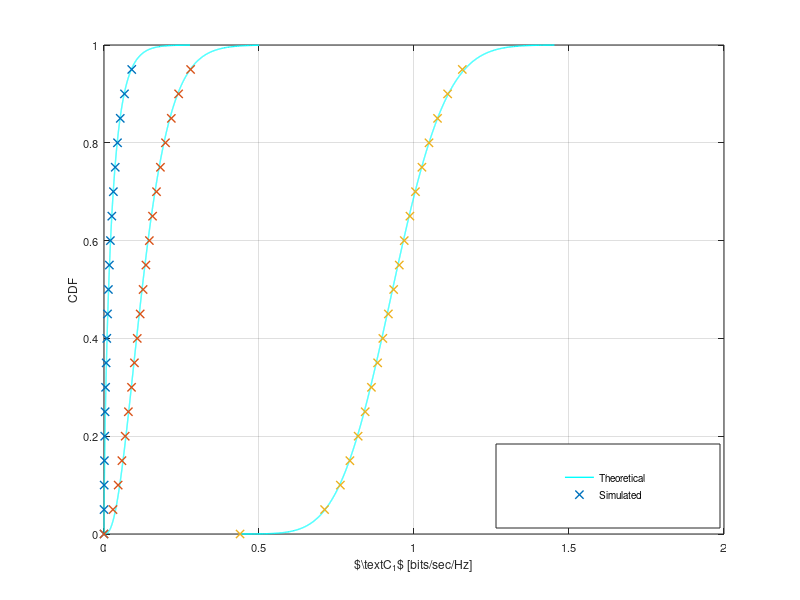

This figure's MATLAB source: (Note: this script raises an error after producing the figure.)
%% This matlab script validates analytical expression for pdf C_0 charterized using
%% Gamma approximation for different value of SNR_s

clear all;
close all;

analysis = 0;                                           % Enable it for performing a complete new analysis
                                                        % otherwise a mat file is read 

if analysis
        M = 1e4;                                                % Number of realizations
        snr_s = 10.^([-10 0 10]/10);                            % received snr for the channel g_s  
        snr_p2 = 10.^([10]/10);                                 % snr for the channel g_p2  
        K = 1000;                                               % Number of samples used for energy detection 
        noise_power = 10^(-100/10);                             % Noise power at SR 
        E_s = 1;                                                % Pilot Energy 
        N_s = 10;                                               % Number of Pilot Symobols 
        sigma_est_error = noise_power/N_s;                      % Variance of the Estimation error for h_s 
        dof_s = 1;                                              % Degree of freedom = 1
        g_s_hat = zeros(1,M);                                   % Estimated power gain for the channel g_s        
        snr_p_ = zeros(1,M);                                    % snr_p_prime = 1 + snr_p  
        CDF_C1_sim = zeros(length(snr_s), length(snr_p2), M);   % Buffer to store the simulated CDF values 
        CDF_C1_ana = zeros(length(snr_s),length(snr_p2), M);    % Buffer to store the analytic CDF values 
       
        C1_pts = zeros(length(snr_s),length(snr_p2), M);         % Buffer to store the C1 points for the distribution function
        
        for k = 1:length(snr_s)
            for l = 1:length(snr_p2)
                %% Simulation
                %% g_hat_s is supposed to be non-central chi squared distributed with degree of freedom = 1 
                g_s = snr_s(k) * noise_power;        % Power gain for the channel g_s    
                tran_snr_ST = snr_s(k) / g_s;        % Transmitted SNR = Transmitted power at PT/Noise at SR  = received SNR / g_s            
                for i=1:M
                    g_s_hat(i) = sum(normrnd(sqrt(g_s), sqrt(sigma_est_error), 1, dof_s).^2);
                    snr_p_(i) = mean((sqrt(snr_p2(l)) * ones(1, K)...
                    + random('norm', 0, 1, 1, K)).^2);
                end

                %% density of the SNR_s
                lambda_s = dof_s *  g_s / sigma_est_error;
                snr_s_hat = tran_snr_ST * (g_s_hat);                
                mean_ana_s = sigma_est_error * tran_snr_ST * (dof_s + lambda_s);
                var_ana_s = (sigma_est_error)^2 * tran_snr_ST^2 * (2 * dof_s + 4 * lambda_s);
                mean_sim_s = mean(snr_s_hat);
                var_sim_s = var(snr_s_hat);        

                %% Gammma Approximation 
                b_gamma_s = var_ana_s/mean_ana_s;
                a_gamma_s = mean_ana_s/b_gamma_s;


                %% density for SNR_p_
                mean_ana_p_ = ( 1  + snr_p2(l));
                var_ana_p_ = 1/K * ( 2  + 4 * snr_p2(l));
                mean_sim_p_ = mean(snr_p_);
                var_sim_p_ = var(snr_p_);    

                b_gamma_p_ = var_ana_p_/mean_sim_p_;
                a_gamma_p_ = mean_sim_p_/b_gamma_p_;    

                %% CDF of Capacity C_1 = log2(1 + SNR_s)         

                C_1 = log2(1  + snr_s_hat./snr_p_);
                [CDF_C1_temp, C1_pts(k,l,:),~,~,eid] = cdfcalc(C_1);
                CDF_C1_sim(k,l,:) = CDF_C1_temp(1:M);

                for j=1:M
                    func_C1 = @(t) log(2) * exp(log(2.^t)  + (a_gamma_s - 1) .* log(2.^t - 1)...
                    - (a_gamma_s + a_gamma_p_) * log(1/b_gamma_p_ + (2.^t - 1)/b_gamma_s)...
                    + gammaln(a_gamma_p_ + a_gamma_s) - gammaln(a_gamma_p_) - gammaln(a_gamma_s)...
                    - a_gamma_p_ * log(b_gamma_p_) - a_gamma_s * log(b_gamma_s));
                    CDF_C1_ana(k,l,j) = integral(func_C1, 0, C1_pts(k,l,j));
                end
            end
        end        
        save('results_CDF_C1_diff_SNR_s_SNR_p2_10.mat');
end
load('results_CDF_C1_diff_SNR_s_SNR_p2_10.mat')
        
% Plotting Curves
figure(1);
diff = 500;
sim = 1:diff:M;

k = 1; 
plot(reshape(C1_pts(k, 1, :), 1, M), reshape(CDF_C1_ana(k, 1, :),1, M), 'c-', 'Linewidth',1);
hold on,
plot(reshape(C1_pts(k, 1, sim), 1, length(sim)), reshape(CDF_C1_sim(k, 1, sim), 1, length(sim)),...
    'x', 'Linewidth', 1);

k = 2;
hold on,
plot(reshape(C1_pts(k, 1, :), 1, M), reshape(CDF_C1_ana(k, 1, :),1, M), 'c-', 'Linewidth',1);
hold on,
plot(reshape(C1_pts(k, 1, sim), 1, length(sim)), reshape(CDF_C1_sim(k, 1, sim), 1, length(sim)),...
    'x', 'Linewidth', 1);

k = 3;
hold on,
plot(reshape(C1_pts(k, 1, :), 1, M), reshape(CDF_C1_ana(k, 1, :),1, M), 'c-', 'Linewidth',1);
hold on,
plot(reshape(C1_pts(k, 1, sim), 1, length(sim)), reshape(CDF_C1_sim(k, 1, sim), 1, length(sim)),...
    'x', 'Linewidth', 1);


Fontsize = 8;
grid on;
xlabel('$\text{C}_1$ [bits/sec/Hz]','FontSize',Fontsize);
ylabel('CDF','FontSize',Fontsize);
hl = legend('Theoretical', 'Simulated');
set(hl, 'position',[0.62 0.12 0.28 0.14]);
set(gca,'FontSize',Fontsize);
laprint(1, '../figures/fig_CDF_C1_diff_SNR_s_SNR_p2_10', 'options', 'factory', 'width', 8, 'scalefonts',...
    'on', 'factor',0.5, 'keepfontprops', 'on');        